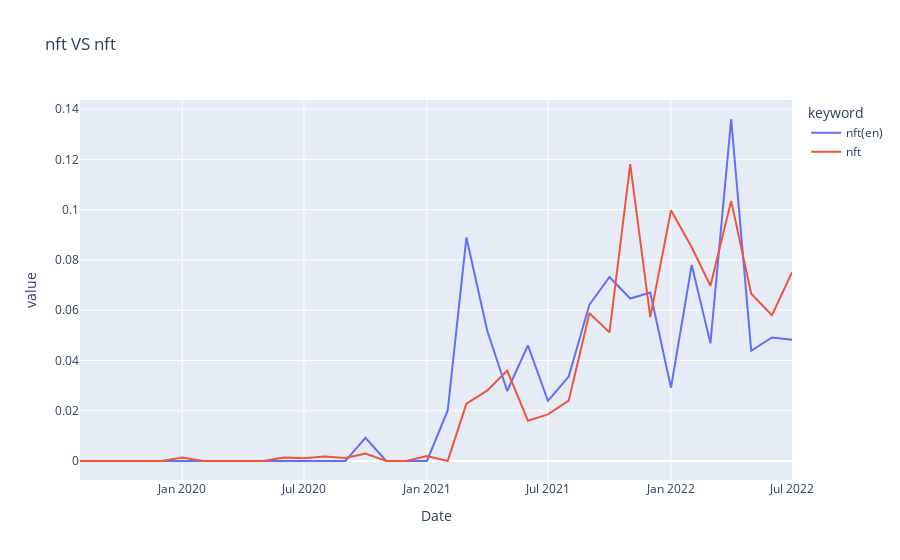

Here is the notebook cell this chart was saved with:
### Code cell
key_k = 'nft'
key_e = 'nft'
keyCmp(key_k,key_e,df_ks.iloc[:,12:],df_es)
